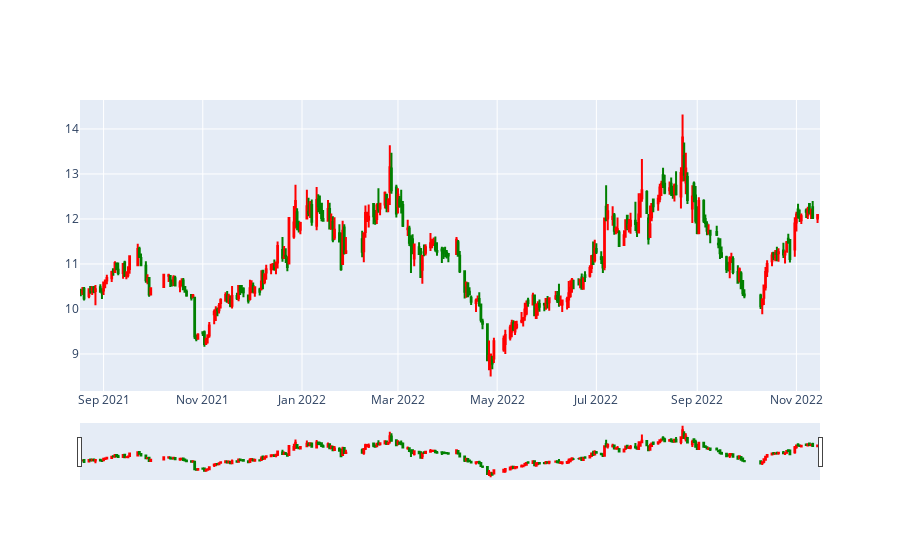

Source (notebook cell):
### Code cell
draw_candle("002577")

### Figure 1 — Plotly figure (JSON) as saved in the notebook; plotly's stock layout.template omitted (floating-point values rounded to 4 significant figures; data arrays with more than 128 entries replaced by an {"elided": "..."} marker saying what was removed)
{"data": [{"close": {"elided": "300 float values"}, "decreasing": {"line": {"color": "green"}}, "high": {"elided": "300 float values"}, "increasing": {"line": {"color": "red"}}, "low": {"elided": "300 float values"}, "open": {"elided": "300 float values"}, "type": "candlestick", "x": {"elided": "300 str values"}}], "layout": {}}
